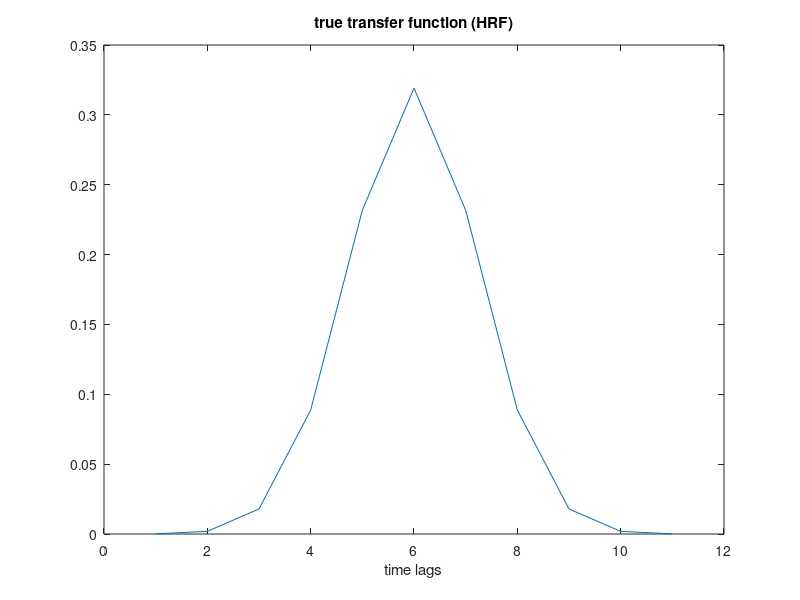

Recreate this plot in MATLAB. (Note: this script raises an error after producing the figure.)


%% params


n_channels = [30,50]; % nr of channels for X and for Y data
K = 1; % number of "target source pairs", i.e. sources with coupled envelopes
% n_sources = [30,400];
n_sources = n_channels;

Nt = 10;

band = [8,12]; % frequency band of interest here
SNR = 0.5; % signal-to-noise ratio (between 0 and 1) in terms of variance explained by the target source

Ne_tr = 500; % number of training epochs
Ne_te = 500; % number of test epochs
Ne = Ne_tr + Ne_te;
Te = 100; % number of samples per epoch
samples_per_second = 200;

tr_idx = 1:Ne_tr;
te_idx = (1:Ne_te) + Ne_tr;

% make sure the SNR is between 0 and 1
SNR = max(0,SNR);
SNR = min(1,SNR);

if Nt == 0
    hrf = 1;
else
    hrf = exp(-(((0:Nt)-Nt/2).^2) / (2*(Nt/8)^2));
    hrf = hrf/sum(hrf);
    
    figure
    plot(hrf)
    xlabel('time lags')
    title('true transfer function (HRF)')
end


fprintf('\n')
fprintf('--- mSPoC example ---\n')
fprintf('\n')
fprintf('Number of channels in X dataset = %d\n', n_channels(1))
fprintf('Number of channels in Y dataset = %d\n', n_channels(2))
fprintf('Number of sources in X dataset = %d\n', n_sources(1))
fprintf('Number of sources in Y dataset = %d\n', n_sources(2))
fprintf('Number of shared sources = %d\n', K)



%% create example toy data

fprintf('Simulating data ... ')
[X, Y, Sx, Sx_env, Sy, Ax, Ay] = create_mspoc_example_data(K, n_sources, ...
            n_channels, hrf, SNR, samples_per_second, Ne, Te, band);

X = permute(reshape(X, [Te, Ne, n_channels(1)]), [1,3,2]);   
Y = Y';

Y_tr = Y(:,tr_idx);
X_tr = X(:,:,tr_idx);
fprintf(' done\n ')

%% set mspoc options

mspoc_params = [];
mspoc_params.tau_vector = 0:(length(hrf)-1);
mspoc_params.pca_Y_var_expl = 0.99;


%% optimize regularizers on training data

kappa_tau_list = 10.^(-1:1);
kappa_y_list = 10.^(-2:2);

% kappa_tau_list = 10.^0;
% kappa_y_list = 10.^0;

[best_kappa_tau, best_kappa_y, xval_out] = ...
    optimize_mspoc_regularizers(X_tr, Y_tr, mspoc_params ...
        ,'kappa_tau_list', kappa_tau_list ...
        ,'kappa_y_list', kappa_y_list ...
    );

%% mkSPoC on training data

mspoc_params.kappa_tau = best_kappa_tau; 
mspoc_params.kappa_y = best_kappa_y;
mspoc_params.verbose = 2;

[wx, wy, wt, Ax_est, Ay_est, out] = mspoc(X_tr, Y_tr, mspoc_params);

%% apply to training and test data

sy_est = wy' * Y;
px_est = zeros(1,Ne);
for e=1:Ne
    px_est(e) = var(X(:,:,e) * wx);
end
wt_tmp = wt/sum(wt);
px_flt_est = filter(wt_tmp, 1, px_est);


corr_tr = corrcoef(sy_est(tr_idx), px_flt_est(tr_idx));
corr_tr = (corr_tr(1,2));

corr_te = corrcoef(sy_est(te_idx), px_flt_est(te_idx));
corr_te = (corr_te(1,2));

corr_pat_y = corrcoef(Ay(:,1), Ay_est);
corr_pat_y = (corr_pat_y(1,2));

corr_pat_x = corrcoef(Ax(:,1), Ax_est);
corr_pat_x = (corr_pat_x(1,2));

fprintf('corr_tr = %g, corr_te = %g\n', abs(corr_tr), abs(corr_te))
fprintf('corr x pattern = %g , corr y pattern = %g \n', abs(corr_pat_x), abs(corr_pat_y));

%% plot results
figure,
rows = 2;
cols = 3;

subplot(rows,cols,1:cols)
hold on
plot([zscore(px_flt_est)', sign(corr_tr)*zscore(sy_est)'])
title('estimated source time courses')
legend({'convolved power of estimated X source', 'time-course of estimated Y source'})
box on
plot(Ne_tr*[1,1], ylim, 'color',0.6*[1,1,1])
text(Ne_tr*1.01, 3, '--> test data')
h=text(Ne_tr*0.99, 3, 'training data <--');
set(h, 'HorizontalAlignment', 'right');


subplot(rows,cols,cols+1)
sgn = sign(Ax(:,1)'*Ax_est);
plot(zscore([Ax(:,1), sgn*Ax_est]))
title('spatial pattern of X source')
legend({'true a_x', 'estimated a_x'})


if Nt > 0
    subplot(rows,cols,cols+2)
    sgn = sign(hrf*wt);
%     plot(zscore([hrf', sgn*wt, sgn*out.Atau]));
    plot(zscore([hrf', sgn*wt]));
    title('hrf vs wt')
    legend({'true hrf', 'w_{\tau}'})
end


subplot(rows,cols,cols+3)
sgn = sign(Ay(:,1)'*Ay_est);
plot(zscore([Ay(:,1), sgn*Ay_est]))
title('spatial pattern of Y source')
legend({'true a_y', 'estimated a_y'})


